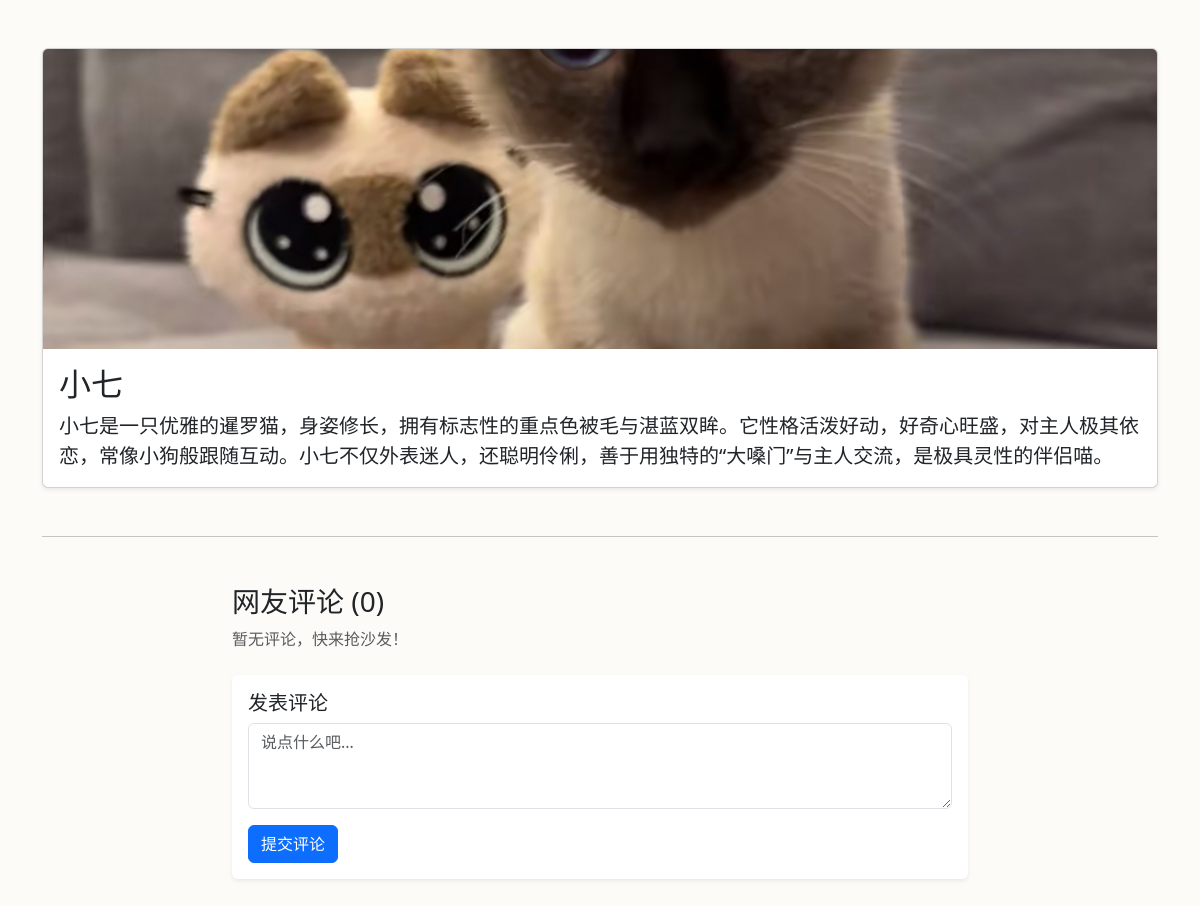
/detail/4/, run on the app's committed database.
### animals/models.py (models this page shows, shortened)
class Animal(models.Model):
    name = models.CharField(max_length=100)
    category = models.ForeignKey(Category, on_delete=models.CASCADE, verbose_name="类别")
    image = models.ImageField(upload_to='animals/', null=True, blank=True, verbose_name="图片")
    description = models.TextField(verbose_name="描述")
    owner = models.ForeignKey(settings.AUTH_USER_MODEL, on_delete=models.CASCADE, verbose_name="发布者")
    class Meta:
        verbose_name_plural = "Animals"

### animals/views.py (the view, shortened to what this page needs)
# urls.py: path('detail/<int:pk>/', views.animal_detail, name='animal_detail'),
def animal_detail(request, pk):
    animal = get_object_or_404(Animal, pk=pk)
    return render(request, 'animals/detail.html', {'animal': animal})

### animals/templates/animals/detail.html (shortened to what this page needs)
<!DOCTYPE html>
<html lang="zh-CN">
<head>
    <link href="https://cdn.jsdelivr.net/npm/bootstrap@5.3.0/dist/css/bootstrap.min.css" rel="stylesheet">
</head>
<body>
<div class="container mt-5 mb-5">
    <div class="card shadow-sm">
        <img src="{{ animal.image.url }}" class="card-img-top" alt="{{ animal.name }}">
        <div class="card-body">
            <h2 class="card-title">{{ animal.name }}</h2>
            <p class="card-text lead">{{ animal.description }}</p>
        </div>
    </div>
    <hr class="my-5">
    <div class="row justify-content-center">
        <div class="col-md-8">
            <h3>网友评论 ({{ animal.comments.count }})</h3>
            {% for comment in animal.comments.all %}
                <div class="comment-box">
                    <span class="comment-user">{{ comment.user.username }}</span>
                    <span class="comment-time">{{ comment.created_at|date:"Y-m-d H:i" }}</span>
                    <p class="mt-2">{{ comment.content }}</p>
                </div>
            {% empty %}
                <p class="text-muted">暂无评论，快来抢沙发！</p>
            {% endfor %}
            <div class="mt-4 p-3 bg-white rounded shadow-sm">
                <h5>发表评论</h5>
                <form method="post">
                    <div class="mb-3">
                        <textarea class="form-control" name="content" rows="3" placeholder="说点什么吧..." required></textarea>
                    </div>
                    <button type="submit" class="btn btn-primary">提交评论</button>
                </form>
            </div>
        </div>
    </div>
</div>
</body>
</html>

### animals/templates/animals/detail.html (style rules this page uses)
body { background-color: #fdfbf7; }
.card-img-top { height: 300px; object-fit: cover; }

### data on the page
Animal: image (picture), name "小七", description "小七是一只优雅的暹罗猫，身姿修长，拥有标志性的重点色被毛与湛蓝双眸。它性格活泼好动，好奇心旺盛，对主人极其依恋，常像小狗般跟随互动。小七不仅外表迷人，还聪明伶俐，善于用独特的“大嗓门”与主人交流，是极具灵性的伴侣喵。", comments.count "0"
